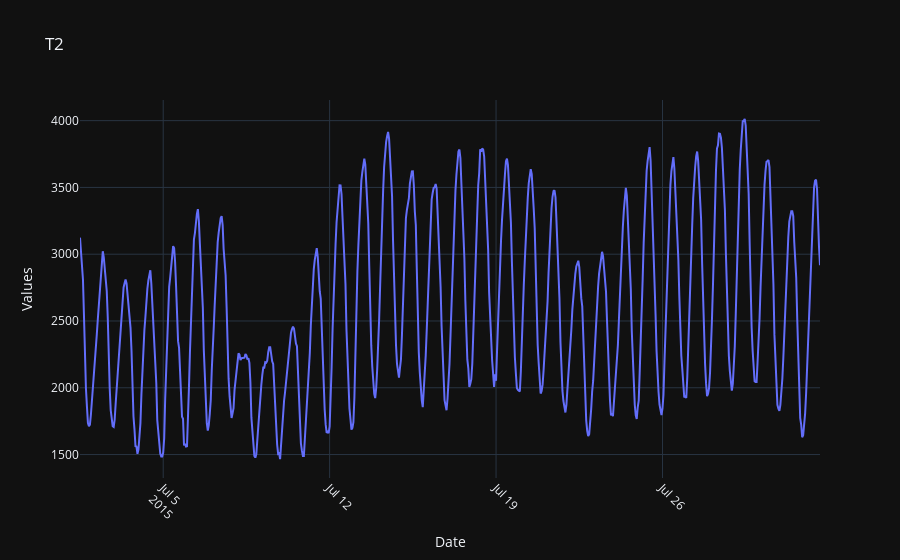

The code cell stored with this chart in its notebook:
### Code cell
import plotly.express as px

# Create a Plotly figure
fig = px.line(series, x='ds', y='values', title=id, labels={'ds': 'Date', 'values': 'Values'})

# Update layout for better readability
fig.update_layout(
    xaxis_title='Date',
    yaxis_title='Values',
    xaxis=dict(showgrid=True, tickangle=45),
    yaxis=dict(showgrid=True),
    template='plotly_dark'
)

# Show the figure
fig.show()

### Figure 1 — Plotly figure (JSON) as saved in the notebook; plotly's stock layout.template omitted (floating-point values rounded to 4 significant figures; data arrays with more than 128 entries replaced by an {"elided": "..."} marker saying what was removed)
{"data": [{"hovertemplate": "Date=%{x}<br>Values=%{y}<extra></extra>", "legendgroup": "", "line": {"color": "#636efa", "dash": "solid"}, "marker": {"symbol": "circle"}, "mode": "lines", "name": "", "orientation": "v", "showlegend": false, "type": "scatter", "x": {"elided": "748 str values"}, "xaxis": "x", "y": {"elided": "748 int values"}, "yaxis": "y"}], "layout": {"legend": {"tracegroupgap": 0}, "title": {"text": "T2"}, "xaxis": {"anchor": "y", "domain": [0, 1], "showgrid": true, "tickangle": 45, "title": {"text": "Date"}}, "yaxis": {"anchor": "x", "domain": [0, 1], "showgrid": true, "title": {"text": "Values"}}}}
